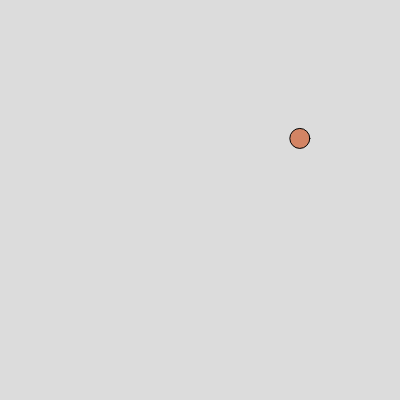
Frame 1 (no input)
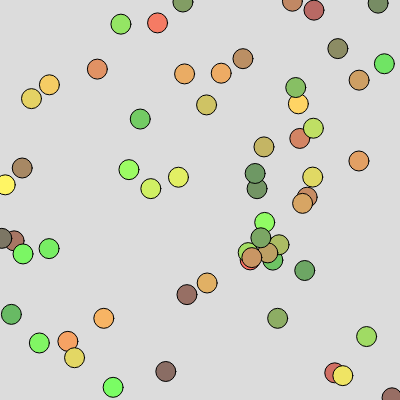
Frame 60 (no input)
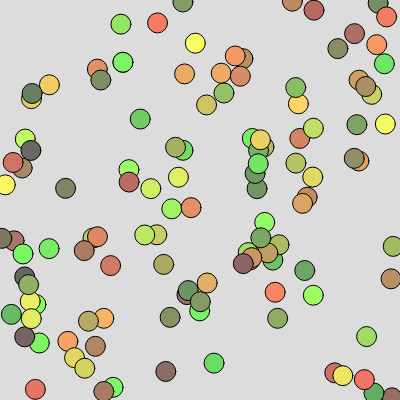
Frame 120 (the mouse pressed at the canvas centre since frame 60)

The p5.js sketch that drew these frames (run headless with seeded random() and noise() and a simulated clock; from frame 60 on, the mouse is pressed at the canvas centre):

// p5.js sketch
// ── sketch.js
function setup() {
  createCanvas(400, 400);
  background(220);
}

function draw() {
  // random(MAX) --> Fliesskommazahl 0 - MAX
  // random(MIN, MAX) --> Fliesskommazhl im Bereich MIN - Max
  fill(random(100, 255), random(100, 255), 100);
  ellipse(random(width), random(height), 20, 20);

}
